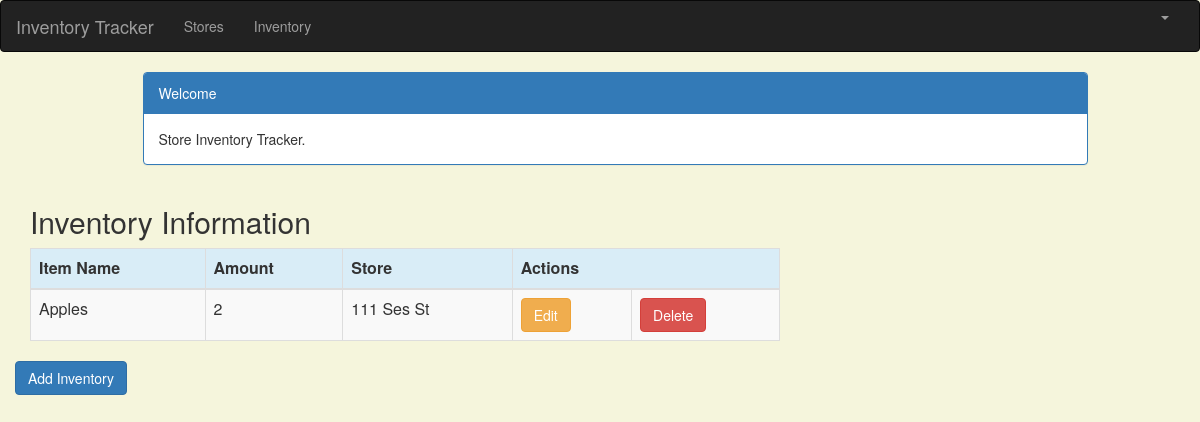
The app's page /inventory_list (signed in), older data.
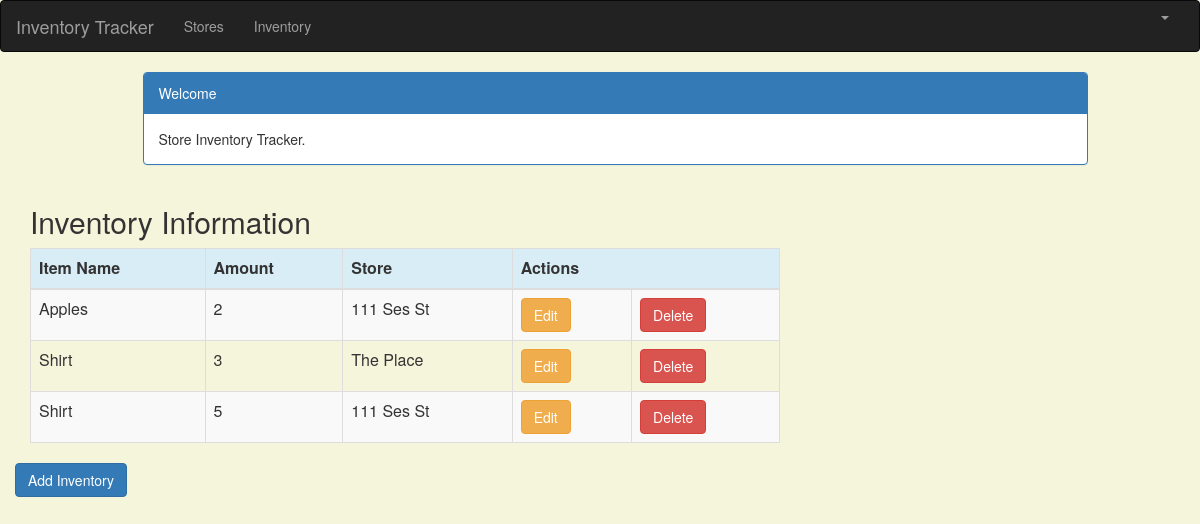
The same page, newer data.
### inventorysystem/models.py (models this page shows, shortened)
class Inventory(models.Model):
    store = models.ForeignKey(Store, on_delete=models.CASCADE)
    inventory_name = models.CharField(max_length=200)
    inventory_amount = models.IntegerField(default=0)
    created_date = models.DateTimeField(
        default=timezone.now)

class Store(models.Model):
    store_brand = models.CharField(max_length=200)
    store_addr = models.CharField(max_length=200)
    store_category = models.CharField(max_length=200)
    created_date = models.DateTimeField(
        default=timezone.now)
    def __str__(self):
        return self.store_addr

### inventorysystem/views.py (the view)
# urls.py: path('inventory_list', views.inventory_list, name='inventory_list'),
@login_required
def inventory_list(request):
    inventory = Inventory.objects.filter(created_date__lte=timezone.now())
    return render(request, 'inventorysystem/inventory_list.html',
                  {'inventorys': inventory})

### inventorysystem/templates/inventorysystem/inventory_list.html (shortened to what this page needs)
{% extends 'inventorysystem/base.html' %}
{% block content %}
    <html>
    <head>
        <link rel="stylesheet" href="https://maxcdn.bootstrapcdn.com/bootstrap/3.3.4/css/bootstrap.min.css">
    </head>
    <body>
    <div class="container">
        <div class="row">
            <div class="col-md-10 col-md-offset-1">
                <div class="panel panel-primary">
                    <div class="panel-heading">Welcome</div>
                    <div class="panel-body">
                        Store Inventory Tracker.
                    </div>
                </div>
            </div>
        </div>
    </div>
    <div class="row">
        <h2 style="padding-left: 15Px">Inventory Information</h2>
    </div>
    <div>
        <table class="table table-striped table-bordered table-hover">
            <thead>
            <tr class="bg-info">
                <th>Item Name</th>
                <th>Amount</th>
                <th>Store</th>
                <th colspan="3">Actions</th>
            </tr>
            </thead>
            <tbody>
            {% for inventory in inventorys %}
                <tr>
                    <td>{{ inventory.inventory_name }}</td>
                    <td>{{ inventory.inventory_amount }}</td>
                    <td>{{ inventory.store }}</td>
                    <td><a href="{% url 'inventorysystem:inventory_edit' pk=inventory.pk %}" class="btn btn-warning">Edit</a>
                    <td><a href="{% url 'inventorysystem:inventory_delete' pk=inventory.pk %}"
                           onclick="return confirm('Are you sure you want to delete?')"
                           class="btn btn-danger">Delete</a>
                    </td>
                </tr>
            {% endfor %}
            </tbody>
        </table>
    </div>
    <div class="row">
         <a href="{% url 'inventorysystem:inventory_new' %}" class="row"><span
                    class="btn btn-primary">Add Inventory</span></a>
     </div>
    </body>
    </html>
{% endblock %}

### inventorysystem/templates/inventorysystem/base.html (shortened to what this page needs)
<html>
<head>
    <link rel="stylesheet" href="https://maxcdn.bootstrapcdn.com/bootstrap/3.3.7/css/bootstrap.min.css">
</head>
<body id="app-layout">
<nav class="navbar navbar-inverse">
    <div class="container-fluid">
        <div class="navbar-header">
            <a class="navbar-brand" href="/">
                Inventory Tracker
            </a>
        </div>
        <div class="collapse navbar-collapse" id="myNavbar">
            <ul class="nav navbar-nav">
                <li><a href="{% url 'inventorysystem:store_list' %}">Stores</a></li>
               <li><a href="{% url 'inventorysystem:inventory_list' %}">Inventory</a></li>
            </ul>
            <ul class="nav navbar-nav navbar-right">
                {% if user.is_authenticated %}
                    <li class="dropdown">
                        <a href="#" class="dropdown-toggle" data-toggle="dropdown" role="button" aria-expanded="false">
                            <span class="caret"></span>
                        </a>
                    </li>
                {% else %}
                    <li><a href="{% url 'login' %}"><span class="glyphicon glyphicon-log-in"></span> Login</a></li>
                {% endif %}
            </ul>
        </div>
    </div>
</nav>
<div class="content container">
    <div class="row">
        <div class="col-md-8">
            {% block content %}{% endblock %}
        </div>
    </div>
</html>

### inventorysystem/templates/inventorysystem/base.html (style rules this page uses)
.navbar { margin-bottom: 0; border-radius: 0; }

### inventorysystem/templates/inventorysystem/inventory_list.html (style rules this page uses)
body { background-color: beige; }

Row changes from the older to the newer data that the page shows:
added Inventory: inventory_name "Shirt", inventory_amount "3", store "The Place"
added Inventory: inventory_name "Shirt", inventory_amount "5", store "111 Ses St"
